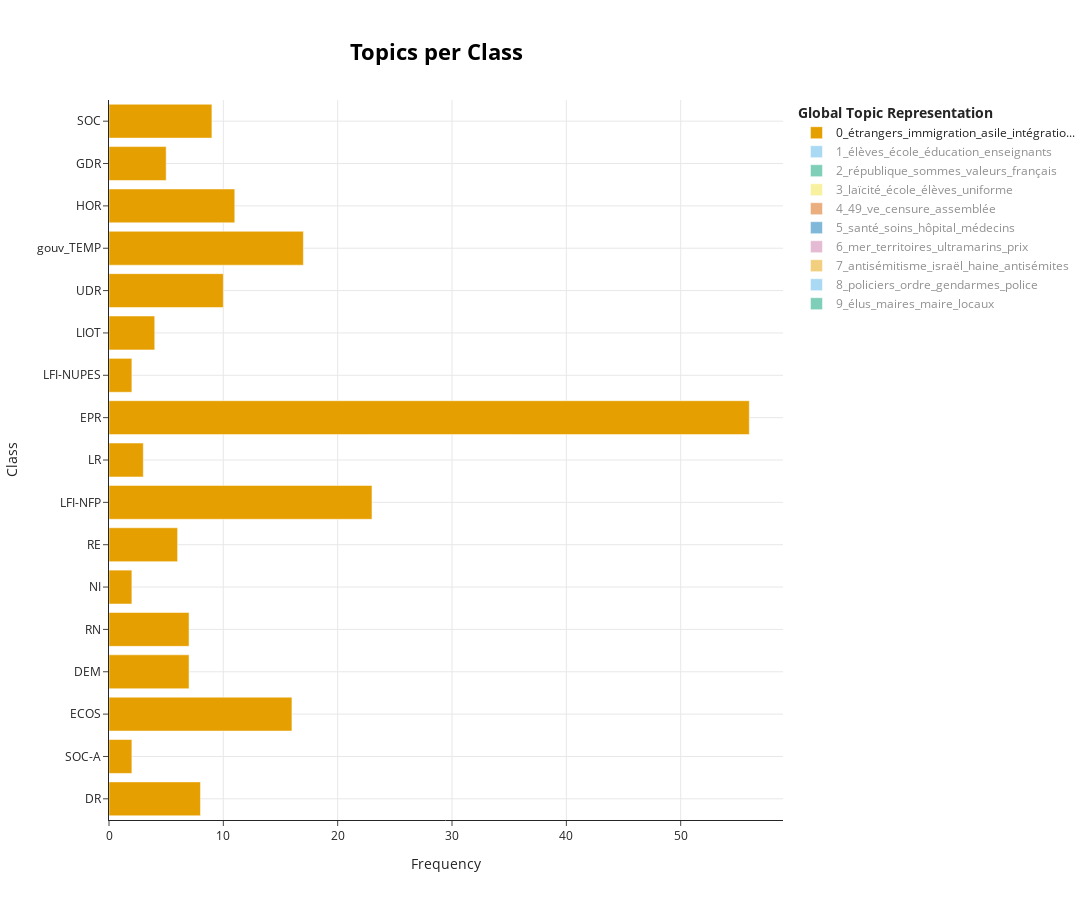

The notebook cell this image was saved under:
### Code cell
fig_topics_per_class = topic_model.visualize_topics_per_class(
    topics_per_class, top_n_topics=10
)
fig_topics_per_class

### Figure 1 — Plotly figure (JSON) as saved in the notebook; plotly's stock layout.template omitted (floating-point values rounded to 4 significant figures)
{"data": [{"hoverinfo": "text", "hovertext": ["<b>Topic 0</b><br>Words: bateaux, étrangers, immigration, pays, craignez", "<b>Topic 0</b><br>Words: immigration, populiste, article, référendum, droits", "<b>Topic 0</b><br>Words: étrangers, immigration, vérité, france, asile", "<b>Topic 0</b><br>Words: mna, intégration, étrangers, immigration, asile", "<b>Topic 0</b><br>Words: étrangers, expulsion, contentieux, immigration, mineurs", "<b>Topic 0</b><br>Words: frontières, adopté, étrangers, demain, asile", "<b>Topic 0</b><br>Words: mariage, immigration, asile, intégration, étrangers", "<b>Topic 0</b><br>Words: france, immigration, étrangers, asile, français", "<b>Topic 0</b><br>Words: immigration, assouplir, étrangers, expulsion, insécurité", "<b>Topic 0</b><br>Words: asile, étrangers, immigration, séjour, intégration", "<b>Topic 0</b><br>Words: protégeons, rechange, débarrasserez, ascendance, opériez", "<b>Topic 0</b><br>Words: irrégulière, immigration, lorsqu, étrangers, intégration", "<b>Topic 0</b><br>Words: asile, demandes, séjour, étrangers, immigration", "<b>Topic 0</b><br>Words: étrangers, immigration, intégration, asile, expulsion", "<b>Topic 0</b><br>Words: étrangers, expulsion, immigration, asile, séjour", "<b>Topic 0</b><br>Words: expulsion, sûreté, asile, immigration, personnes", "<b>Topic 0</b><br>Words: étrangers, immigration, intégration, droit, migratoire"], "marker": {"color": "#E69F00"}, "name": "0_étrangers_immigration_asile_intégratio...", "orientation": "h", "type": "bar", "visible": true, "x": [8, 2, 16, 7, 7, 2, 6, 23, 3, 56, 2, 4, 10, 17, 11, 5, 9], "y": ["DR", "SOC-A", "ECOS", "DEM", "RN", "NI", "RE", "LFI-NFP", "LR", "EPR", "LFI-NUPES", "LIOT", "UDR", "gouv_TEMP", "HOR", "GDR", "SOC"]}, {"hoverinfo": "text", "hovertext": ["<b>Topic 1</b><br>Words: école, éducation, élèves, lycée, enseignants", "<b>Topic 1</b><br>Words: calais, passera, postes, surseoir, inondations", "<b>Topic 1</b><br>Words: élèves, école, enseignement, éducation, professionnel", "<b>Topic 1</b><br>Words: élèves, école, éducation, scolaire, classes", "<b>Topic 1</b><br>Words: élèves, école, éducation, scolaire, enseignement", "<b>Topic 1</b><br>Words: élèves, école, scolaire, éducation, enseignement", "<b>Topic 1</b><br>Words: élèves, école, éducation, enfants, classes", "<b>Topic 1</b><br>Words: calais, plan, rebond, fermeture, règle", "<b>Topic 1</b><br>Words: école, élèves, éducation, classe, enseignants", "<b>Topic 1</b><br>Words: élèves, heures, enseignants, établissements, école", "<b>Topic 1</b><br>Words: élèves, breton, école, capes, postes", "<b>Topic 1</b><br>Words: élèves, école, enseignement, éducation, scolaire", "<b>Topic 1</b><br>Words: école, péril, jules, ferry, solutions", "<b>Topic 1</b><br>Words: élèves, école, éducation, classes, enseignants", "<b>Topic 1</b><br>Words: école, éducation, élèves, scolaire, rentrée", "<b>Topic 1</b><br>Words: milieu, études, dut, gallot, école", "<b>Topic 1</b><br>Words: élèves, école, danse, éducation, enseignants"], "marker": {"color": "#56B4E9"}, "name": "1_élèves_école_éducation_enseignants", "orientation": "h", "type": "bar", "visible": "legendonly", "x": [5, 1, 18, 12, 20, 15, 19, 2, 15, 7, 2, 9, 1, 7, 9, 3, 7], "y": ["DR", "SOC-A", "ECOS", "DEM", "RN", "RE", "LFI-NFP", "LR", "EPR", "LFI-NUPES", "LIOT", "gouv_TEMP", "ECOLO", "HOR", "GDR", "GDR-NUPES", "SOC"]}, {"hoverinfo": "text", "hovertext": ["<b>Topic 2</b><br>Words: partageaient, éphémère, chrétiens, décisive, gaullistes", "<b>Topic 2</b><br>Words: convictions, république, valeurs, défendre, ici", "<b>Topic 2</b><br>Words: courage, parlement, constructif, affaiblissement, république", "<b>Topic 2</b><br>Words: idée, occupaient, jacobins, tabula, réagit", "<b>Topic 2</b><br>Words: prenions, mondiales, 1901, aînés, guerres", "<b>Topic 2</b><br>Words: élémentaires, parlons, républicains, principes, progrès", "<b>Topic 2</b><br>Words: républicains, yeux, république, fraternité, principes", "<b>Topic 2</b><br>Words: textes, compromis, arc, sommes, république", "<b>Topic 2</b><br>Words: égalité, éternellement, valeurs, france, principes", "<b>Topic 2</b><br>Words: défavorable, révolution, dégradante, avilissez, extraordinairement", "<b>Topic 2</b><br>Words: combat, mesdames, combattons, messieurs, conviction", "<b>Topic 2</b><br>Words: français, horizons, sommes, république, chers", "<b>Topic 2</b><br>Words: resserrer, perdons, partenariats, solide, serai", "<b>Topic 2</b><br>Words: hésiter, humiliés, réconcilier, mettons, donnons", "<b>Topic 2</b><br>Words: respectez, parole, démocratie, boutiquiers, différenciés"], "marker": {"color": "#009E73"}, "name": "2_république_sommes_valeurs_français", "orientation": "h", "type": "bar", "visible": "legendonly", "x": [2, 21, 6, 3, 1, 8, 19, 38, 5, 1, 7, 3, 1, 1, 6], "y": ["DR", "ECOS", "DEM", "RN", "NI", "RE", "LFI-NFP", "EPR", "LIOT", "UDR", "gouv_TEMP", "HOR", "GDR", "GDR-NUPES", "SOC"]}, {"hoverinfo": "text", "hovertext": ["<b>Topic 3</b><br>Words: laïcité, religieux, signes, élèves, école", "<b>Topic 3</b><br>Words: école, énergique, compliment, enraciné, programme", "<b>Topic 3</b><br>Words: laïcité, voûte, clé, religion, 118", "<b>Topic 3</b><br>Words: tenue, uniforme, laïcité, école, établissement", "<b>Topic 3</b><br>Words: uniforme, mode, vêtement, récréation, saute", "<b>Topic 3</b><br>Words: laïcité, religieux, école, religion, élèves", "<b>Topic 3</b><br>Words: saint, invitation, laïcité, chanoine, chambéry", "<b>Topic 3</b><br>Words: confiance, port, tenue, déviances, encadrants", "<b>Topic 3</b><br>Words: laïcité, école, uniforme, élèves, port", "<b>Topic 3</b><br>Words: laïcité, école, opportun, laïque, forme", "<b>Topic 3</b><br>Words: laïcité, élèves, école, 1905, religieux", "<b>Topic 3</b><br>Words: civique, laïcité, école, cyberharceleurs, élèves", "<b>Topic 3</b><br>Words: antirépublicaine, institué, gratuite, ferry, atteinte", "<b>Topic 3</b><br>Words: religieux, bâtiments, bénis, cohabitent, expliciter", "<b>Topic 3</b><br>Words: laïcité, uniforme, école, port, vêtements"], "marker": {"color": "#F0E442"}, "name": "3_laïcité_école_élèves_uniforme", "orientation": "h", "type": "bar", "visible": "legendonly", "x": [3, 3, 3, 16, 2, 11, 5, 1, 18, 2, 43, 3, 1, 1, 4], "y": ["DR", "ECOS", "DEM", "RN", "NI", "RE", "LFI-NFP", "LR", "EPR", "LIOT", "gouv_TEMP", "HOR", "GDR", "GDR-NUPES", "SOC"]}, {"hoverinfo": "text", "hovertext": ["<b>Topic 4</b><br>Words: obstruction, 49, ve, gouvernement, assemblée", "<b>Topic 4</b><br>Words: 49, finances, ve, censure, fois", "<b>Topic 4</b><br>Words: 49, majorité, démocratie, madame, ve", "<b>Topic 4</b><br>Words: censure, année, 49, constitution, motions", "<b>Topic 4</b><br>Words: aligne, censure, motions, article, ve", "<b>Topic 4</b><br>Words: 49, censure, ve, contrairement, rocard", "<b>Topic 4</b><br>Words: oppositions, fallu, 49, laisse, insoumise", "<b>Topic 4</b><br>Words: 49, ve, minoritaires, assemblée, avez", "<b>Topic 4</b><br>Words: ceta, assemblée, ratification, transmettre, lecture", "<b>Topic 4</b><br>Words: auriez, constitution, décidez, censure, ve", "<b>Topic 4</b><br>Words: 49, directive, assemblée, directives, ve", "<b>Topic 4</b><br>Words: fois, ve, avez, 49, assemblée", "<b>Topic 4</b><br>Words: mentir, protestez, créé, ve, intangible", "<b>Topic 4</b><br>Words: majorité, marchandage, reproche, majoritaires, réunir", "<b>Topic 4</b><br>Words: surgit, pêchés, contorsionnisme, tentiez, reproduisez", "<b>Topic 4</b><br>Words: ve, exécutif, jeudi, présidente, assemblée", "<b>Topic 4</b><br>Words: 49, censure, ve, finances, motions"], "marker": {"color": "#D55E00"}, "name": "4_49_ve_censure_assemblée", "orientation": "h", "type": "bar", "visible": "legendonly", "x": [4, 3, 14, 8, 3, 3, 2, 14, 2, 4, 4, 3, 2, 1, 1, 4, 9], "y": ["DR", "SOC-A", "ECOS", "DEM", "RN", "NI", "RE", "LFI-NFP", "LR", "EPR", "LFI-NUPES", "LIOT", "HOR", "LAREM", "GDR", "GDR-NUPES", "SOC"]}, {"hoverinfo": "text", "hovertext": ["<b>Topic 5</b><br>Words: argentan, aumônerie, aumônier, patients, poste", "<b>Topic 5</b><br>Words: scandale, patients, soins, martinique, cancer", "<b>Topic 5</b><br>Words: santé, hôpital, soignants, charge, soins", "<b>Topic 5</b><br>Words: soins, ehpad, humilité, écrire, devons", "<b>Topic 5</b><br>Words: soins, santé, palliatifs, hôpital, charge", "<b>Topic 5</b><br>Words: exceptions, avoue, clause, respectives, déroger", "<b>Topic 5</b><br>Words: inintéressant, privons, expatriés, intuition, ajuster", "<b>Topic 5</b><br>Words: santé, soins, urgences, hôpital, patients", "<b>Topic 5</b><br>Words: santé, médecins, soins, hôpital, soignants", "<b>Topic 5</b><br>Words: santé, honoraires, moselle, généraliste, soins", "<b>Topic 5</b><br>Words: santé, soins, détenus, psychiatrie, régulation", "<b>Topic 5</b><br>Words: médecin, femme, jeune, culpabilité, hôpital", "<b>Topic 5</b><br>Words: santé, soins, hôpital, système, professionnels", "<b>Topic 5</b><br>Words: trésorerie, confusion, problèmes, milliards, hôpitaux", "<b>Topic 5</b><br>Words: santé, médicament, médecins, martinique, soins", "<b>Topic 5</b><br>Words: santé, soins, sociale, palliatifs, médecins", "<b>Topic 5</b><br>Words: soins, santé, palliatifs, hôpital, médicaux"], "marker": {"color": "#0072B2"}, "name": "5_santé_soins_hôpital_médecins", "orientation": "h", "type": "bar", "visible": "legendonly", "x": [1, 1, 3, 2, 6, 1, 1, 8, 8, 1, 4, 1, 11, 1, 3, 5, 20], "y": ["DR", "SOC-A", "ECOS", "DEM", "RN", "NI", "RE", "LFI-NFP", "EPR", "LFI-NUPES", "LIOT", "gouv_TEMP", "HOR", "LAREM", "GDR", "GDR-NUPES", "SOC"]}, {"hoverinfo": "text", "hovertext": ["<b>Topic 6</b><br>Words: mer, kamardine, mansour, guyane, belfort", "<b>Topic 6</b><br>Words: mer, vie, territoires, prix, enquête", "<b>Topic 6</b><br>Words: territoires, mer, hexagone, prix, ultramarins", "<b>Topic 6</b><br>Words: mer, hexagone, ultramarins, territoires, prix", "<b>Topic 6</b><br>Words: mer, territoires, ultramarins, eau, compatriotes", "<b>Topic 6</b><br>Words: mer, territoires, ultramarins, tolérerions, hexagone", "<b>Topic 6</b><br>Words: mer, territoires, électricité, tarifs, hexagone", "<b>Topic 6</b><br>Words: eau, mer, territoires, prix, guadeloupe", "<b>Topic 6</b><br>Words: mayotte, méritons, mer, compensation, rsa", "<b>Topic 6</b><br>Words: travaillez, mahoraise, calculs, incarnation, politiciens", "<b>Topic 6</b><br>Words: mer, eau, territoires, ultramarins, continuité", "<b>Topic 6</b><br>Words: mer, prix, territoriale, continuité, ultramarins", "<b>Topic 6</b><br>Words: mer, territoires, ultramarins, millions, prix", "<b>Topic 6</b><br>Words: mer, ultramarins, territoires, prix, continuité", "<b>Topic 6</b><br>Words: mer, chlordécone, territoires, prix, ultramarins"], "marker": {"color": "#CC79A7"}, "name": "6_mer_territoires_ultramarins_prix", "orientation": "h", "type": "bar", "visible": "legendonly", "x": [3, 2, 6, 3, 11, 3, 4, 8, 2, 1, 7, 3, 4, 11, 6], "y": ["DR", "SOC-A", "ECOS", "DEM", "RN", "NI", "RE", "LFI-NFP", "LR", "EPR", "LIOT", "gouv_TEMP", "HOR", "GDR", "SOC"]}, {"hoverinfo": "text", "hovertext": ["<b>Topic 7</b><br>Words: concomitamment, chancelante, pouls, préoccupant, dialogue", "<b>Topic 7</b><br>Words: injures, antisémitisme, publiques, restaurative, racisme", "<b>Topic 7</b><br>Words: antisémitisme, actes, antisémite, antisémites, dizaines", "<b>Topic 7</b><br>Words: antisémitisme, racisme, partout, israël, terrorisme", "<b>Topic 7</b><br>Words: terrorisme, terroriste, panneau, assassinat, gauchisme", "<b>Topic 7</b><br>Words: antisémitisme, antisémites, hamas, incendie, juive", "<b>Topic 7</b><br>Words: israël, antisémitisme, juifs, gauche, accuse", "<b>Topic 7</b><br>Words: antisémitisme, haine, antisémites, juive, juifs", "<b>Topic 7</b><br>Words: israël, terroristes, attablés, terrasses, cisjordanie", "<b>Topic 7</b><br>Words: antisémitisme, haine, hamas, contre, wagner", "<b>Topic 7</b><br>Words: antisémitisme, haine, juifs, israël, resterai", "<b>Topic 7</b><br>Words: résolution, israël, critique, éclats, siégeais", "<b>Topic 7</b><br>Words: avocat, badinter, robert, antisémitisme, clients"], "marker": {"color": "#E69F00"}, "name": "7_antisémitisme_israël_haine_antisémites", "orientation": "h", "type": "bar", "visible": "legendonly", "x": [1, 1, 2, 3, 6, 3, 8, 27, 1, 4, 4, 1, 3], "y": ["DR", "SOC-A", "ECOS", "DEM", "RN", "RE", "LR", "EPR", "UDR", "gouv_TEMP", "HOR", "GDR", "SOC"]}, {"hoverinfo": "text", "hovertext": ["<b>Topic 8</b><br>Words: forces, ordre, défendre, mettez, mal", "<b>Topic 8</b><br>Words: ordre, manifestants, policiers, maintien, failli", "<b>Topic 8</b><br>Words: légitime, déambulation, pétanque, joyeuse, poétiques", "<b>Topic 8</b><br>Words: brûle, policiers, forces, ordre, insultés", "<b>Topic 8</b><br>Words: policiers, ordre, gendarmes, blessés, manifester", "<b>Topic 8</b><br>Words: refusez, pavé, brav, black, police", "<b>Topic 8</b><br>Words: policiers, gendarmes, police, ordre, policier", "<b>Topic 8</b><br>Words: policiers, gendarmes, constateront, glissés, instrumentalisant", "<b>Topic 8</b><br>Words: aime, mécontentement, police, condamner, déteste", "<b>Topic 8</b><br>Words: policiers, ordre, forces, gendarmes, manifester", "<b>Topic 8</b><br>Words: policiers, ordre, manifestants, fois, mouvement"], "marker": {"color": "#56B4E9"}, "name": "8_policiers_ordre_gendarmes_police", "orientation": "h", "type": "bar", "visible": "legendonly", "x": [3, 5, 2, 5, 4, 2, 22, 1, 5, 7, 3], "y": ["DR", "ECOS", "DEM", "RN", "RE", "LFI-NFP", "EPR", "UDR", "gouv_TEMP", "HOR", "SOC"]}, {"hoverinfo": "text", "hovertext": ["<b>Topic 9</b><br>Words: ressenti, intolérables, malaise, soutiens, accroître", "<b>Topic 9</b><br>Words: maire, commune, maires, élus, portée", "<b>Topic 9</b><br>Words: élus, maires, fonctionnelle, élu, maire", "<b>Topic 9</b><br>Words: élus, maires, violences, locaux, encontre", "<b>Topic 9</b><br>Words: élus, engagement, tarit, locaux, électif", "<b>Topic 9</b><br>Words: élus, maire, locaux, violences, maires", "<b>Topic 9</b><br>Words: élus, maires, durcissement, élu, locaux", "<b>Topic 9</b><br>Words: élus, maires, locaux, maire, violences", "<b>Topic 9</b><br>Words: élus, agressions, locaux, agression, alourdissement", "<b>Topic 9</b><br>Words: élus, violences, maires, locaux, élu", "<b>Topic 9</b><br>Words: élus, élu, maires, maire, violences", "<b>Topic 9</b><br>Words: élus, maires, locaux, élu, maire", "<b>Topic 9</b><br>Words: élus, maires, maire, soin, élu", "<b>Topic 9</b><br>Words: locaux, élus, décentralisation, maires, statut"], "marker": {"color": "#009E73"}, "name": "9_élus_maires_maire_locaux", "orientation": "h", "type": "bar", "visible": "legendonly", "x": [1, 3, 3, 3, 2, 5, 1, 19, 2, 2, 6, 3, 7, 1], "y": ["DR", "ECOS", "DEM", "RN", "NI", "RE", "LR", "EPR", "LFI-NUPES", "LIOT", "gouv_TEMP", "HOR", "GDR-NUPES", "SOC"]}], "layout": {"height": 900, "hoverlabel": {"bgcolor": "white", "font": {"family": "Rockwell", "size": 16}}, "legend": {"title": {"text": "<b>Global Topic Representation"}}, "title": {"font": {"color": "Black", "size": 22}, "text": "<b>Topics per Class</b>", "x": 0.4, "xanchor": "center", "y": 0.95, "yanchor": "top"}, "width": 1250, "xaxis": {"showgrid": true, "title": {"text": "Frequency"}}, "yaxis": {"showgrid": true, "title": {"text": "Class"}}}}
